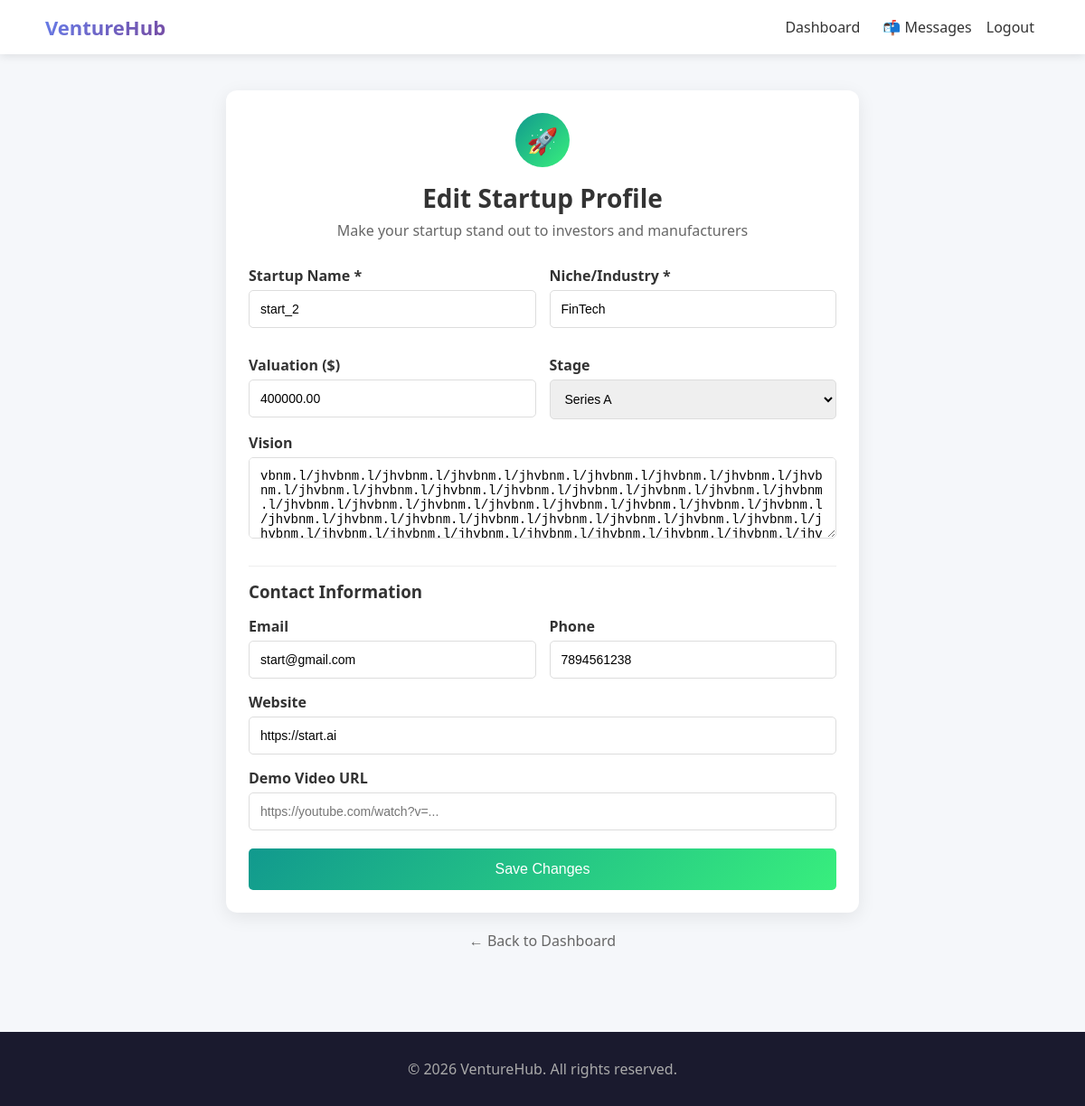
The page /startups/profile/ (signed in) on the database as committed earlier.
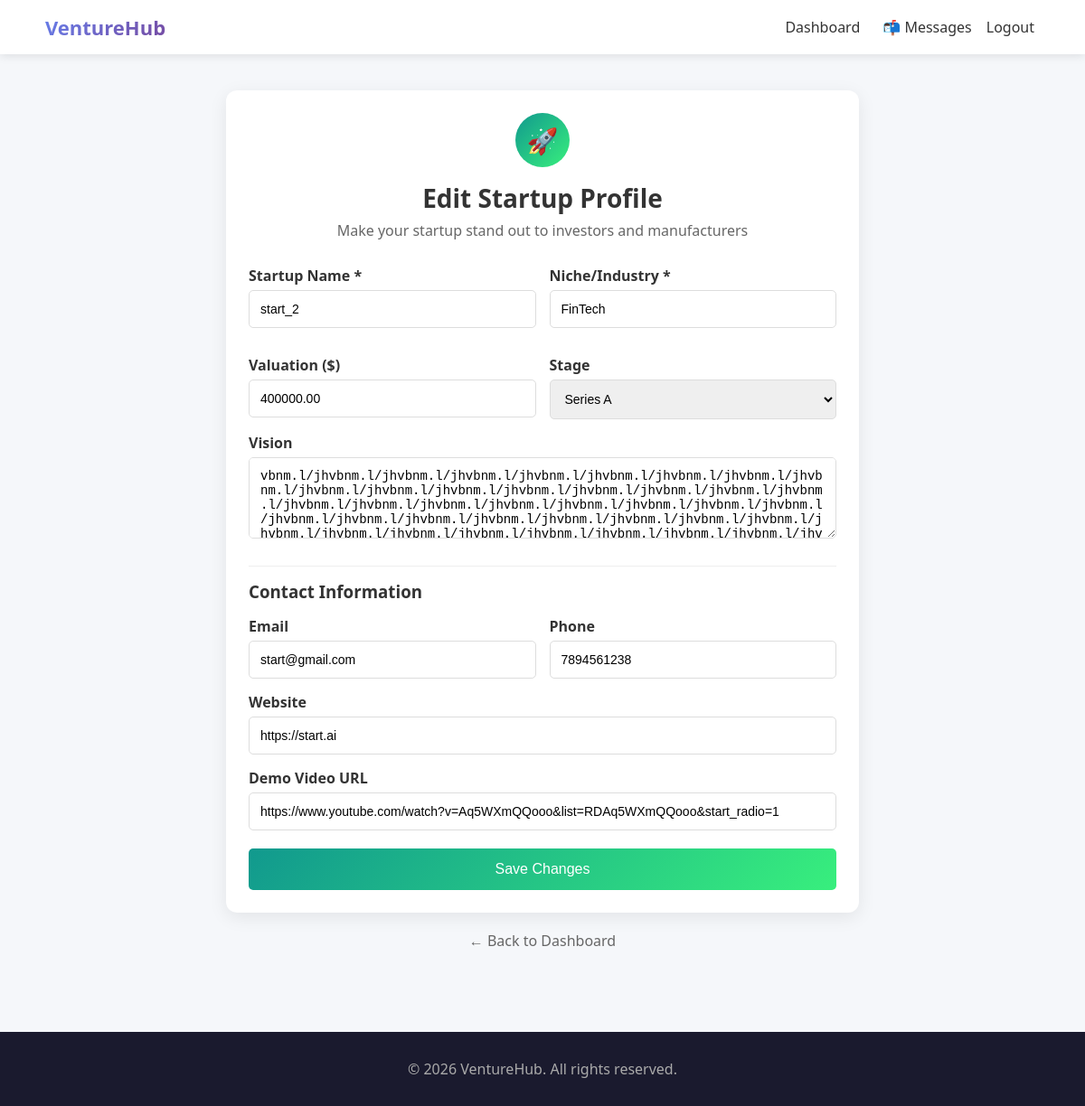
The same page on the database as committed later.
### startups/models.py (models this page shows, shortened)
class Startup(models.Model):
    founder = models.OneToOneField(settings.AUTH_USER_MODEL, on_delete=models.CASCADE)
    name = models.CharField(max_length=255)
    niche = models.CharField(max_length=200)
    valuation = models.DecimalField(max_digits=15, decimal_places=2)
    stage = models.CharField(max_length=100)
    vision = models.TextField()
    pitch_deck = models.FileField(upload_to='pitch_decks/')
    demo_video = models.URLField(blank=True)
    email = models.EmailField(blank=True)
    phone = models.CharField(max_length=20, blank=True)
    website = models.URLField(blank=True)
    approved = models.BooleanField(default=False)

### startups/views.py (the view, shortened to what this page needs)
# urls.py: path('profile/', views.startup_profile, name='startup_profile'),
@login_required(login_url='startup_login')
def startup_profile(request):
    if not request.user.is_startup():
        return redirect('home')
    startup, created = Startup.objects.get_or_create(
        founder=request.user,
        defaults={'name': '', 'niche': '', 'valuation': 0, 'stage': '', 'vision': ''}
    )
    return render(request, 'startups/profile.html', {'startup': startup})

### accounts/models.py (called while the page is built)
    def is_startup(self):
        return self.role == 'STARTUP'

### startups/templates/startups/profile.html (shortened to what the changed rows need)
{% extends 'base.html' %}
{% block content %}
<div class="section" style="padding: 40px 20px;">
    <div style="max-width: 700px; margin: 0 auto;">
        <div class="card" style="width: 100%; max-width: 100%;">
            <div style="text-align: center; margin-bottom: 25px;">
                <h2 style="margin: 0;">Edit Startup Profile</h2>
            </div>
            <form method="post">
                <div style="display: grid; grid-template-columns: 1fr 1fr; gap: 15px;">
                    <div style="margin-bottom: 15px;">
                        <label style="display: block; margin-bottom: 5px; font-weight: bold; color: #333;">Startup Name *</label>
                        <input type="text" name="name" value="{{ startup.name }}" required placeholder="Your startup name"
                               style="width: 100%; padding: 12px; border: 1px solid #ddd; border-radius: 5px; box-sizing: border-box; font-size: 14px;">
                    </div>
                    <div style="margin-bottom: 15px;">
                        <label style="display: block; margin-bottom: 5px; font-weight: bold; color: #333;">Niche/Industry *</label>
                        <input type="text" name="niche" value="{{ startup.niche }}" required placeholder="e.g., AI, FinTech, HealthTech"
                               style="width: 100%; padding: 12px; border: 1px solid #ddd; border-radius: 5px; box-sizing: border-box; font-size: 14px;">
                    </div>
                    <div style="margin-bottom: 15px;">
                        <label style="display: block; margin-bottom: 5px; font-weight: bold; color: #333;">Valuation ($)</label>
                        <input type="number" name="valuation" value="{{ startup.valuation }}" placeholder="1000000"
                               style="width: 100%; padding: 12px; border: 1px solid #ddd; border-radius: 5px; box-sizing: border-box; font-size: 14px;">
                    </div>
                    <div style="margin-bottom: 15px;">
                        <label style="display: block; margin-bottom: 5px; font-weight: bold; color: #333;">Stage</label>
                        <select name="stage" style="width: 100%; padding: 12px; border: 1px solid #ddd; border-radius: 5px; box-sizing: border-box; font-size: 14px;">
                            <option value="Series A" {% if startup.stage == 'Series A' %}selected{% endif %}>Series A</option>
                        </select>
                    </div>
                </div>
                <div style="margin-bottom: 15px;">
                    <label style="display: block; margin-bottom: 5px; font-weight: bold; color: #333;">Vision</label>
                    <textarea name="vision" rows="4" placeholder="Describe your startup's vision, mission, and what makes you unique..."
                              style="width: 100%; padding: 12px; border: 1px solid #ddd; border-radius: 5px; box-sizing: border-box; font-size: 14px; resize: vertical;">{{ startup.vision }}</textarea>
                </div>
                <div style="display: grid; grid-template-columns: 1fr 1fr; gap: 15px;">
                    <div style="margin-bottom: 15px;">
                        <label style="display: block; margin-bottom: 5px; font-weight: bold; color: #333;">Email</label>
                        <input type="email" name="email" value="{{ startup.email }}" placeholder="contact@startup.com"
                               style="width: 100%; padding: 12px; border: 1px solid #ddd; border-radius: 5px; box-sizing: border-box; font-size: 14px;">
                    </div>
                    <div style="margin-bottom: 15px;">
                        <label style="display: block; margin-bottom: 5px; font-weight: bold; color: #333;">Phone</label>
                        <input type="text" name="phone" value="{{ startup.phone }}" placeholder="+1-555-0000"
                               style="width: 100%; padding: 12px; border: 1px solid #ddd; border-radius: 5px; box-sizing: border-box; font-size: 14px;">
                    </div>
                </div>
                <div style="margin-bottom: 15px;">
                    <label style="display: block; margin-bottom: 5px; font-weight: bold; color: #333;">Website</label>
                    <input type="url" name="website" value="{{ startup.website }}" placeholder="https://yourstartup.com"
                           style="width: 100%; padding: 12px; border: 1px solid #ddd; border-radius: 5px; box-sizing: border-box; font-size: 14px;">
                </div>
                <div style="margin-bottom: 20px;">
                    <label style="display: block; margin-bottom: 5px; font-weight: bold; color: #333;">Demo Video URL</label>
                    <input type="url" name="demo_video" value="{{ startup.demo_video }}" placeholder="https://youtube.com/watch?v=..."
                           style="width: 100%; padding: 12px; border: 1px solid #ddd; border-radius: 5px; box-sizing: border-box; font-size: 14px;">
                </div>
            </form>
        </div>
    </div>
</div>
{% endblock %}

Rows that differ between the two databases and show on the page:
changed Startup "start_2": demo_video (not shown) → "https://www.youtube.com/watch?v=Aq5WXmQQooo&list=RDAq5WXmQQooo&start_radio=1"
